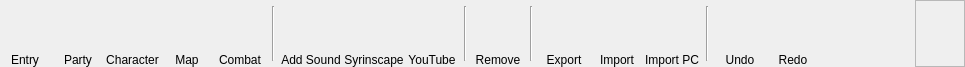
<?xml version="1.0" encoding="UTF-8"?>
<ui version="4.0">
 <class>RibbonTabCampaign</class>
 <widget class="QFrame" name="RibbonTabCampaign">
  <property name="geometry">
   <rect>
    <x>0</x>
    <y>0</y>
    <width>965</width>
    <height>67</height>
   </rect>
  </property>
  <property name="sizePolicy">
   <sizepolicy hsizetype="Preferred" vsizetype="Fixed">
    <horstretch>0</horstretch>
    <verstretch>0</verstretch>
   </sizepolicy>
  </property>
  <property name="minimumSize">
   <size>
    <width>0</width>
    <height>67</height>
   </size>
  </property>
  <property name="maximumSize">
   <size>
    <width>16777215</width>
    <height>67</height>
   </size>
  </property>
  <property name="windowTitle">
   <string>Campaign</string>
  </property>
  <property name="styleSheet">
   <string notr="true">background-image: url(:/img/data/parchment.jpg);</string>
  </property>
  <layout class="QHBoxLayout" name="horizontalLayout">
   <property name="spacing">
    <number>3</number>
   </property>
   <property name="leftMargin">
    <number>0</number>
   </property>
   <property name="topMargin">
    <number>0</number>
   </property>
   <property name="rightMargin">
    <number>0</number>
   </property>
   <property name="bottomMargin">
    <number>0</number>
   </property>
   <item>
    <layout class="QVBoxLayout" name="verticalLayout_6">
     <property name="spacing">
      <number>0</number>
     </property>
     <item>
      <widget class="QPushButton" name="btnNewText">
       <property name="minimumSize">
        <size>
         <width>50</width>
         <height>50</height>
        </size>
       </property>
       <property name="maximumSize">
        <size>
         <width>50</width>
         <height>50</height>
        </size>
       </property>
       <property name="toolTip">
        <string>Add a text encounter to the campaign</string>
       </property>
       <property name="text">
        <string/>
       </property>
       <property name="icon">
        <iconset resource="resources.qrc">
         <normaloff>:/img/data/icon_newtextencounter.png</normaloff>:/img/data/icon_newtextencounter.png</iconset>
       </property>
       <property name="iconSize">
        <size>
         <width>40</width>
         <height>40</height>
        </size>
       </property>
       <property name="flat">
        <bool>true</bool>
       </property>
      </widget>
     </item>
     <item>
      <widget class="QLabel" name="lblNewText">
       <property name="text">
        <string>Entry</string>
       </property>
       <property name="alignment">
        <set>Qt::AlignBottom|Qt::AlignHCenter</set>
       </property>
      </widget>
     </item>
    </layout>
   </item>
   <item>
    <layout class="QVBoxLayout" name="verticalLayout_10">
     <property name="spacing">
      <number>0</number>
     </property>
     <item>
      <widget class="QPushButton" name="btnNewParty">
       <property name="minimumSize">
        <size>
         <width>50</width>
         <height>50</height>
        </size>
       </property>
       <property name="maximumSize">
        <size>
         <width>50</width>
         <height>50</height>
        </size>
       </property>
       <property name="toolTip">
        <string>Add an adventure to the campaign</string>
       </property>
       <property name="text">
        <string/>
       </property>
       <property name="icon">
        <iconset resource="resources.qrc">
         <normaloff>:/img/data/icon_newparty.png</normaloff>:/img/data/icon_newparty.png</iconset>
       </property>
       <property name="iconSize">
        <size>
         <width>40</width>
         <height>40</height>
        </size>
       </property>
       <property name="flat">
        <bool>true</bool>
       </property>
      </widget>
     </item>
     <item>
      <widget class="QLabel" name="lblNewParty">
       <property name="text">
        <string>Party</string>
       </property>
       <property name="alignment">
        <set>Qt::AlignBottom|Qt::AlignHCenter</set>
       </property>
      </widget>
     </item>
    </layout>
   </item>
   <item>
    <layout class="QVBoxLayout" name="verticalLayout_9">
     <property name="spacing">
      <number>0</number>
     </property>
     <item>
      <widget class="QPushButton" name="btnNewCharacter">
       <property name="minimumSize">
        <size>
         <width>50</width>
         <height>50</height>
        </size>
       </property>
       <property name="maximumSize">
        <size>
         <width>50</width>
         <height>50</height>
        </size>
       </property>
       <property name="toolTip">
        <string>Add a character to the party</string>
       </property>
       <property name="text">
        <string/>
       </property>
       <property name="icon">
        <iconset resource="resources.qrc">
         <normaloff>:/img/data/icon_newcharacter.png</normaloff>:/img/data/icon_newcharacter.png</iconset>
       </property>
       <property name="iconSize">
        <size>
         <width>40</width>
         <height>40</height>
        </size>
       </property>
       <property name="flat">
        <bool>true</bool>
       </property>
      </widget>
     </item>
     <item>
      <widget class="QLabel" name="lblNewCharacter">
       <property name="text">
        <string>Character</string>
       </property>
       <property name="alignment">
        <set>Qt::AlignBottom|Qt::AlignHCenter</set>
       </property>
      </widget>
     </item>
    </layout>
   </item>
   <item>
    <layout class="QVBoxLayout" name="verticalLayout_7">
     <property name="spacing">
      <number>0</number>
     </property>
     <item>
      <widget class="QPushButton" name="btnNewMap">
       <property name="minimumSize">
        <size>
         <width>50</width>
         <height>50</height>
        </size>
       </property>
       <property name="maximumSize">
        <size>
         <width>50</width>
         <height>50</height>
        </size>
       </property>
       <property name="toolTip">
        <string>Add a map to the campaign</string>
       </property>
       <property name="text">
        <string/>
       </property>
       <property name="icon">
        <iconset resource="resources.qrc">
         <normaloff>:/img/data/icon_newmap.png</normaloff>:/img/data/icon_newmap.png</iconset>
       </property>
       <property name="iconSize">
        <size>
         <width>40</width>
         <height>40</height>
        </size>
       </property>
       <property name="flat">
        <bool>true</bool>
       </property>
      </widget>
     </item>
     <item>
      <widget class="QLabel" name="lblNewMap">
       <property name="text">
        <string>Map</string>
       </property>
       <property name="alignment">
        <set>Qt::AlignBottom|Qt::AlignHCenter</set>
       </property>
      </widget>
     </item>
    </layout>
   </item>
   <item>
    <layout class="QVBoxLayout" name="verticalLayout_5">
     <property name="spacing">
      <number>0</number>
     </property>
     <item>
      <widget class="QPushButton" name="btnNewBattle">
       <property name="minimumSize">
        <size>
         <width>50</width>
         <height>50</height>
        </size>
       </property>
       <property name="maximumSize">
        <size>
         <width>50</width>
         <height>50</height>
        </size>
       </property>
       <property name="toolTip">
        <string>Add a battle to the campaign</string>
       </property>
       <property name="text">
        <string/>
       </property>
       <property name="icon">
        <iconset resource="resources.qrc">
         <normaloff>:/img/data/icon_newbattle.png</normaloff>:/img/data/icon_newbattle.png</iconset>
       </property>
       <property name="iconSize">
        <size>
         <width>40</width>
         <height>40</height>
        </size>
       </property>
       <property name="flat">
        <bool>true</bool>
       </property>
      </widget>
     </item>
     <item>
      <widget class="QLabel" name="lblNewBattle">
       <property name="text">
        <string>Combat</string>
       </property>
       <property name="alignment">
        <set>Qt::AlignBottom|Qt::AlignHCenter</set>
       </property>
      </widget>
     </item>
    </layout>
   </item>
   <item>
    <widget class="Line" name="line_5">
     <property name="minimumSize">
      <size>
       <width>10</width>
       <height>0</height>
      </size>
     </property>
     <property name="maximumSize">
      <size>
       <width>10</width>
       <height>55</height>
      </size>
     </property>
     <property name="orientation">
      <enum>Qt::Vertical</enum>
     </property>
    </widget>
   </item>
   <item>
    <layout class="QVBoxLayout" name="verticalLayout_12">
     <property name="spacing">
      <number>0</number>
     </property>
     <item>
      <widget class="QPushButton" name="btnAddSound">
       <property name="minimumSize">
        <size>
         <width>50</width>
         <height>50</height>
        </size>
       </property>
       <property name="maximumSize">
        <size>
         <width>50</width>
         <height>50</height>
        </size>
       </property>
       <property name="toolTip">
        <string>Add a local sound file to the campaign</string>
       </property>
       <property name="text">
        <string/>
       </property>
       <property name="icon">
        <iconset resource="resources.qrc">
         <normaloff>:/img/data/icon_newsound.png</normaloff>:/img/data/icon_newsound.png</iconset>
       </property>
       <property name="iconSize">
        <size>
         <width>40</width>
         <height>40</height>
        </size>
       </property>
       <property name="flat">
        <bool>true</bool>
       </property>
      </widget>
     </item>
     <item>
      <widget class="QLabel" name="lblAddSound">
       <property name="text">
        <string>Add Sound</string>
       </property>
       <property name="alignment">
        <set>Qt::AlignBottom|Qt::AlignHCenter</set>
       </property>
      </widget>
     </item>
    </layout>
   </item>
   <item>
    <layout class="QVBoxLayout" name="verticalLayout_13">
     <property name="spacing">
      <number>0</number>
     </property>
     <item>
      <widget class="QPushButton" name="btnSyrinscape">
       <property name="minimumSize">
        <size>
         <width>50</width>
         <height>50</height>
        </size>
       </property>
       <property name="maximumSize">
        <size>
         <width>50</width>
         <height>50</height>
        </size>
       </property>
       <property name="toolTip">
        <string>Add a Syrinscape sound to the campaign</string>
       </property>
       <property name="text">
        <string/>
       </property>
       <property name="icon">
        <iconset resource="resources.qrc">
         <normaloff>:/img/data/icon_newsyrinscape.png</normaloff>:/img/data/icon_newsyrinscape.png</iconset>
       </property>
       <property name="iconSize">
        <size>
         <width>40</width>
         <height>40</height>
        </size>
       </property>
       <property name="flat">
        <bool>true</bool>
       </property>
      </widget>
     </item>
     <item>
      <widget class="QLabel" name="lblSyrinscape">
       <property name="text">
        <string>Syrinscape</string>
       </property>
       <property name="alignment">
        <set>Qt::AlignBottom|Qt::AlignHCenter</set>
       </property>
      </widget>
     </item>
    </layout>
   </item>
   <item>
    <layout class="QVBoxLayout" name="verticalLayout_16">
     <property name="spacing">
      <number>0</number>
     </property>
     <item>
      <widget class="QPushButton" name="btnYouTube">
       <property name="minimumSize">
        <size>
         <width>50</width>
         <height>50</height>
        </size>
       </property>
       <property name="maximumSize">
        <size>
         <width>50</width>
         <height>50</height>
        </size>
       </property>
       <property name="toolTip">
        <string>Add a YouTube sound file to the campaign</string>
       </property>
       <property name="text">
        <string/>
       </property>
       <property name="icon">
        <iconset resource="resources.qrc">
         <normaloff>:/img/data/icon_newyoutube.png</normaloff>:/img/data/icon_newyoutube.png</iconset>
       </property>
       <property name="iconSize">
        <size>
         <width>40</width>
         <height>40</height>
        </size>
       </property>
       <property name="flat">
        <bool>true</bool>
       </property>
      </widget>
     </item>
     <item>
      <widget class="QLabel" name="lblYouTube">
       <property name="text">
        <string>YouTube</string>
       </property>
       <property name="alignment">
        <set>Qt::AlignBottom|Qt::AlignHCenter</set>
       </property>
      </widget>
     </item>
    </layout>
   </item>
   <item>
    <widget class="Line" name="line_6">
     <property name="minimumSize">
      <size>
       <width>10</width>
       <height>0</height>
      </size>
     </property>
     <property name="maximumSize">
      <size>
       <width>10</width>
       <height>55</height>
      </size>
     </property>
     <property name="orientation">
      <enum>Qt::Vertical</enum>
     </property>
    </widget>
   </item>
   <item>
    <layout class="QVBoxLayout" name="verticalLayout_8">
     <property name="spacing">
      <number>0</number>
     </property>
     <item>
      <widget class="QPushButton" name="btnRemove">
       <property name="minimumSize">
        <size>
         <width>50</width>
         <height>50</height>
        </size>
       </property>
       <property name="maximumSize">
        <size>
         <width>50</width>
         <height>50</height>
        </size>
       </property>
       <property name="toolTip">
        <string>Remove the current item from the campaign</string>
       </property>
       <property name="text">
        <string/>
       </property>
       <property name="icon">
        <iconset resource="resources.qrc">
         <normaloff>:/img/data/icon_remove.png</normaloff>:/img/data/icon_remove.png</iconset>
       </property>
       <property name="iconSize">
        <size>
         <width>40</width>
         <height>40</height>
        </size>
       </property>
       <property name="flat">
        <bool>true</bool>
       </property>
      </widget>
     </item>
     <item>
      <widget class="QLabel" name="lblRemove">
       <property name="text">
        <string>Remove</string>
       </property>
       <property name="alignment">
        <set>Qt::AlignBottom|Qt::AlignHCenter</set>
       </property>
      </widget>
     </item>
    </layout>
   </item>
   <item>
    <widget class="Line" name="line">
     <property name="minimumSize">
      <size>
       <width>10</width>
       <height>0</height>
      </size>
     </property>
     <property name="maximumSize">
      <size>
       <width>10</width>
       <height>55</height>
      </size>
     </property>
     <property name="orientation">
      <enum>Qt::Vertical</enum>
     </property>
    </widget>
   </item>
   <item>
    <layout class="QVBoxLayout" name="verticalLayout">
     <property name="spacing">
      <number>0</number>
     </property>
     <item>
      <widget class="QPushButton" name="btnExportItem">
       <property name="minimumSize">
        <size>
         <width>50</width>
         <height>50</height>
        </size>
       </property>
       <property name="maximumSize">
        <size>
         <width>50</width>
         <height>50</height>
        </size>
       </property>
       <property name="toolTip">
        <string>Export the selected campaign item</string>
       </property>
       <property name="text">
        <string/>
       </property>
       <property name="icon">
        <iconset resource="resources.qrc">
         <normaloff>:/img/data/icon_exportitem.png</normaloff>:/img/data/icon_exportitem.png</iconset>
       </property>
       <property name="iconSize">
        <size>
         <width>40</width>
         <height>40</height>
        </size>
       </property>
       <property name="flat">
        <bool>true</bool>
       </property>
      </widget>
     </item>
     <item>
      <widget class="QLabel" name="lblExportItem">
       <property name="text">
        <string>Export</string>
       </property>
       <property name="alignment">
        <set>Qt::AlignBottom|Qt::AlignHCenter</set>
       </property>
      </widget>
     </item>
    </layout>
   </item>
   <item>
    <layout class="QVBoxLayout" name="verticalLayout_2">
     <property name="spacing">
      <number>0</number>
     </property>
     <item>
      <widget class="QPushButton" name="btnImportItem">
       <property name="minimumSize">
        <size>
         <width>50</width>
         <height>50</height>
        </size>
       </property>
       <property name="maximumSize">
        <size>
         <width>50</width>
         <height>50</height>
        </size>
       </property>
       <property name="toolTip">
        <string>Import the selected campaign item</string>
       </property>
       <property name="text">
        <string/>
       </property>
       <property name="icon">
        <iconset resource="resources.qrc">
         <normaloff>:/img/data/icon_importitem.png</normaloff>:/img/data/icon_importitem.png</iconset>
       </property>
       <property name="iconSize">
        <size>
         <width>40</width>
         <height>40</height>
        </size>
       </property>
       <property name="flat">
        <bool>true</bool>
       </property>
      </widget>
     </item>
     <item>
      <widget class="QLabel" name="lblImportItem">
       <property name="text">
        <string>Import</string>
       </property>
       <property name="alignment">
        <set>Qt::AlignBottom|Qt::AlignHCenter</set>
       </property>
      </widget>
     </item>
    </layout>
   </item>
   <item>
    <layout class="QVBoxLayout" name="verticalLayout_11">
     <property name="spacing">
      <number>0</number>
     </property>
     <item>
      <widget class="QPushButton" name="btnImportCharacter">
       <property name="minimumSize">
        <size>
         <width>50</width>
         <height>50</height>
        </size>
       </property>
       <property name="maximumSize">
        <size>
         <width>50</width>
         <height>50</height>
        </size>
       </property>
       <property name="toolTip">
        <string>Import a PC from DnD Beyond</string>
       </property>
       <property name="text">
        <string/>
       </property>
       <property name="icon">
        <iconset resource="resources.qrc">
         <normaloff>:/img/data/icon_importcharacter.png</normaloff>:/img/data/icon_importcharacter.png</iconset>
       </property>
       <property name="iconSize">
        <size>
         <width>40</width>
         <height>40</height>
        </size>
       </property>
       <property name="flat">
        <bool>true</bool>
       </property>
      </widget>
     </item>
     <item>
      <widget class="QLabel" name="lblImportCharacter">
       <property name="text">
        <string>Import PC</string>
       </property>
       <property name="alignment">
        <set>Qt::AlignBottom|Qt::AlignHCenter</set>
       </property>
      </widget>
     </item>
    </layout>
   </item>
   <item>
    <widget class="Line" name="line_2">
     <property name="minimumSize">
      <size>
       <width>10</width>
       <height>0</height>
      </size>
     </property>
     <property name="maximumSize">
      <size>
       <width>10</width>
       <height>55</height>
      </size>
     </property>
     <property name="orientation">
      <enum>Qt::Vertical</enum>
     </property>
    </widget>
   </item>
   <item>
    <layout class="QVBoxLayout" name="verticalLayout_14">
     <property name="spacing">
      <number>0</number>
     </property>
     <item>
      <widget class="QPushButton" name="btnUndo">
       <property name="minimumSize">
        <size>
         <width>50</width>
         <height>50</height>
        </size>
       </property>
       <property name="maximumSize">
        <size>
         <width>50</width>
         <height>50</height>
        </size>
       </property>
       <property name="toolTip">
        <string>Undo</string>
       </property>
       <property name="text">
        <string/>
       </property>
       <property name="icon">
        <iconset resource="resources.qrc">
         <normaloff>:/img/data/icon_undo.png</normaloff>:/img/data/icon_undo.png</iconset>
       </property>
       <property name="iconSize">
        <size>
         <width>40</width>
         <height>40</height>
        </size>
       </property>
       <property name="checkable">
        <bool>false</bool>
       </property>
       <property name="flat">
        <bool>true</bool>
       </property>
      </widget>
     </item>
     <item>
      <widget class="QLabel" name="lblUndo">
       <property name="text">
        <string>Undo</string>
       </property>
       <property name="alignment">
        <set>Qt::AlignBottom|Qt::AlignHCenter</set>
       </property>
      </widget>
     </item>
    </layout>
   </item>
   <item>
    <layout class="QVBoxLayout" name="verticalLayout_15">
     <property name="spacing">
      <number>0</number>
     </property>
     <item>
      <widget class="QPushButton" name="btnRedo">
       <property name="minimumSize">
        <size>
         <width>50</width>
         <height>50</height>
        </size>
       </property>
       <property name="maximumSize">
        <size>
         <width>50</width>
         <height>50</height>
        </size>
       </property>
       <property name="toolTip">
        <string>Redo</string>
       </property>
       <property name="text">
        <string/>
       </property>
       <property name="icon">
        <iconset resource="resources.qrc">
         <normaloff>:/img/data/icon_redo.png</normaloff>:/img/data/icon_redo.png</iconset>
       </property>
       <property name="iconSize">
        <size>
         <width>40</width>
         <height>40</height>
        </size>
       </property>
       <property name="checkable">
        <bool>false</bool>
       </property>
       <property name="flat">
        <bool>true</bool>
       </property>
      </widget>
     </item>
     <item>
      <widget class="QLabel" name="lblRedo">
       <property name="text">
        <string>Redo</string>
       </property>
       <property name="alignment">
        <set>Qt::AlignBottom|Qt::AlignHCenter</set>
       </property>
      </widget>
     </item>
    </layout>
   </item>
   <item>
    <spacer name="horizontalSpacer_3">
     <property name="orientation">
      <enum>Qt::Horizontal</enum>
     </property>
     <property name="sizeHint" stdset="0">
      <size>
       <width>40</width>
       <height>20</height>
      </size>
     </property>
    </spacer>
   </item>
   <item>
    <widget class="PublishButtonRibbon" name="framePublish">
     <property name="minimumSize">
      <size>
       <width>50</width>
       <height>0</height>
      </size>
     </property>
     <property name="frameShape">
      <enum>QFrame::StyledPanel</enum>
     </property>
     <property name="frameShadow">
      <enum>QFrame::Raised</enum>
     </property>
    </widget>
   </item>
  </layout>
 </widget>
 <customwidgets>
  <customwidget>
   <class>PublishButtonRibbon</class>
   <extends>QFrame</extends>
   <header>publishbuttonribbon.h</header>
   <container>1</container>
  </customwidget>
 </customwidgets>
 <resources>
  <include location="resources.qrc"/>
 </resources>
 <connections/>
</ui>
